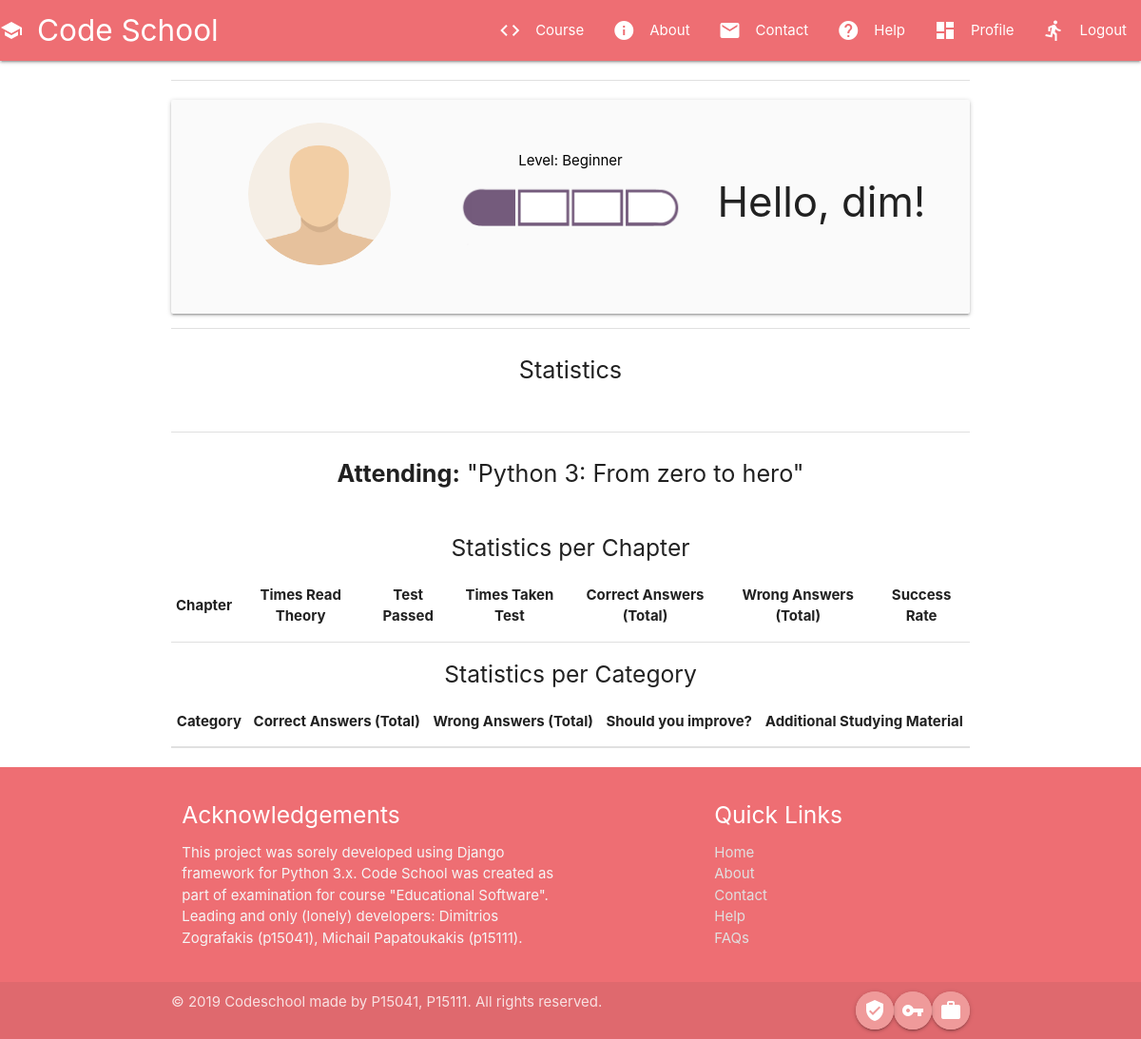
The page /profile/ (signed in) on the database as committed earlier.
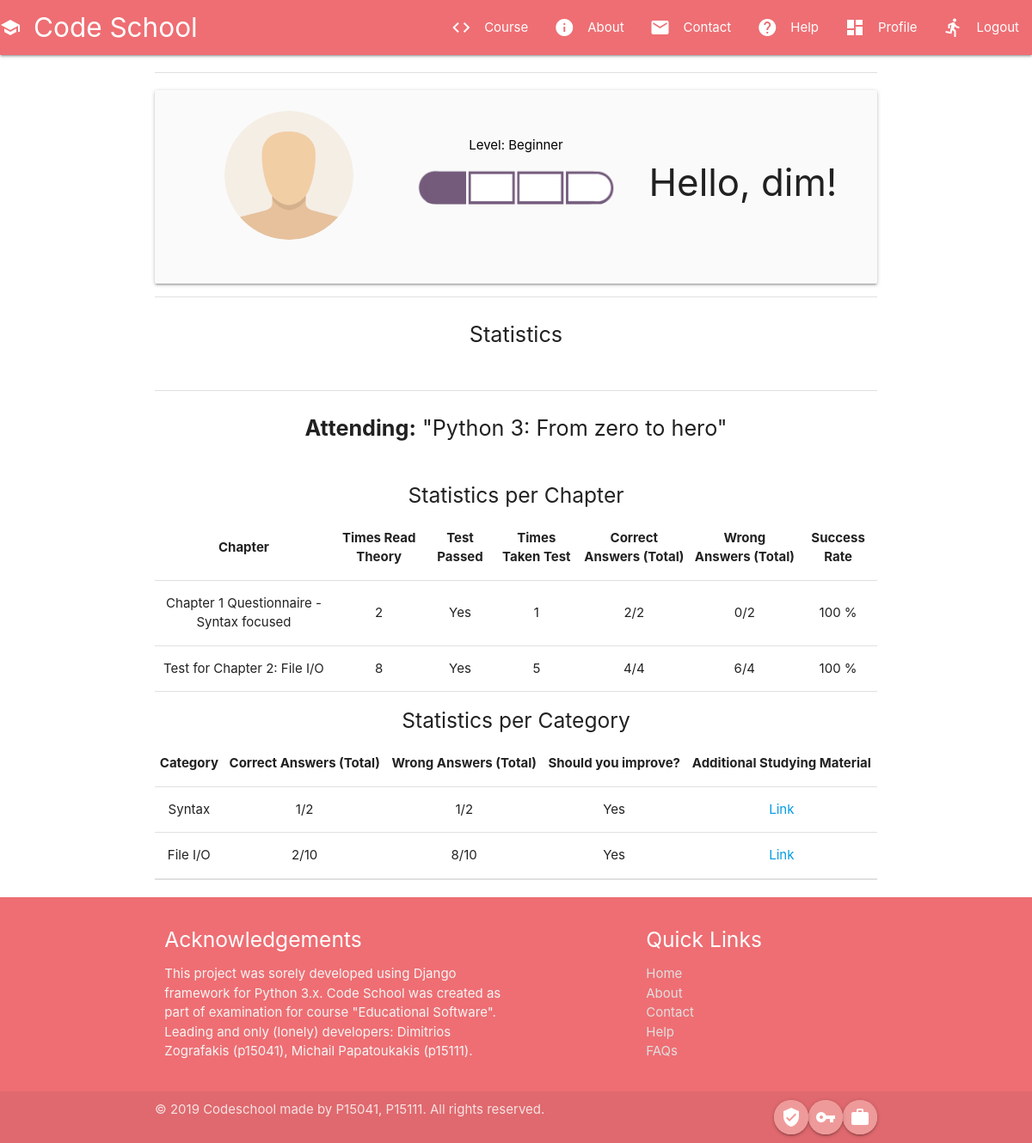
The same page on the database as committed later.
### users/models.py (models this page shows, shortened)
class Profile(models.Model):
    user = models.OneToOneField(User, on_delete=models.CASCADE)
    image = models.ImageField(default='default.png', upload_to='profile_pics')
    level = models.CharField(max_length=50, default='Beginner')
    rank = models.ImageField(default=f'ranks/Beginner.png')
    attending_course = models.CharField(max_length=100, blank=True, null=True, default='Python 3: From zero to hero')
    chapter_studying = models.PositiveIntegerField(default=1)
    test_taking = models.PositiveIntegerField(default=1)

### courses/models.py (models this page shows, shortened)
class Statistics(models.Model):
    user = models.ForeignKey(User, on_delete=models.CASCADE)
    questionnaire = models.ForeignKey(Questionnaire, on_delete=models.CASCADE)
    times_read = models.PositiveIntegerField(default=0)
    times_taken = models.PositiveIntegerField(default=0)
    answers_total = models.PositiveIntegerField(default=0)
    answers_correct = models.PositiveIntegerField(default=0)
    answers_wrong = models.PositiveIntegerField(default=0)
    success_rate = models.FloatField(default=0.0)
    passed = models.BooleanField(default=False)

class Questionnaire(models.Model):
    id = models.PositiveIntegerField(primary_key=True)
    name = models.CharField(max_length=100, null=False)
    user = models.ForeignKey(settings.AUTH_USER_MODEL, related_name='questionnaire', on_delete=models.CASCADE)

class StatisticsPerCategory(models.Model):
    user = models.ForeignKey(User, on_delete=models.CASCADE)
    category = models.ForeignKey(Category, on_delete=models.CASCADE)
    answers_total = models.PositiveIntegerField(default=0)
    answers_correct = models.PositiveIntegerField(default=0)
    answers_wrong = models.PositiveIntegerField(default=0)
    bad_at = models.BooleanField(default=False)

class Category(models.Model):
    name = models.CharField(max_length=100, null=False)
    extra_material = models.CharField(max_length=100, null=False, blank=True, default='https://www.google.com',
                                      help_text='This SHOULD be url link to extra studying material for the current chapter!')
    def __str__(self):
        return self.name

### users/views.py (the view)
# urls.py: path('profile/', ProfilePageView.as_view(), name='profile'),
class ProfilePageView(LoginRequiredMixin, TemplateView):
    template_name = 'users/profile.html'
    breadcrumbs = ['profile']
    def get(self, request, *args, **kwargs):
        user = request.user
        stats = Statistics.objects.filter(user=user)
        stats_cat = StatisticsPerCategory.objects.filter(user=user)
        context = {
            'stats': stats,
            'stats_cat': stats_cat
        }
        return render(request, self.template_name, context)

### users/templates/users/profile.html (shortened to what this page needs)
{% extends 'base.html' %}
{% block content %}
    <div class="container">
        <div class="divider"></div>
        <div class="row">
            <div class="card-panel grey lighten-5 z-depth-1">
                <div class="row valign-wrapper center">
                    <div class="col s4">
                        <img src="{{ user.profile.image.url }}" alt="" style="height:150px;" class="circle responsive-img">
                    </div>
                    <div class="col s4">
                        <span class="black-text">
                            <p>Level: {{ user.profile.level }}</p>
                        </span>
                        <img src="{{ user.profile.rank.url }}" alt=""style="height:70px;" class="responsive-img">
                    </div>
                    <div class="col s4">
                        <h3>Hello, {{ user.username }}!</h3>
                    </div>
                </div>
            </div>
            <div class="divider"></div>
        </div>
        <div class="row">
            <div class="center">
                <p class="flow-text">Statistics</p>
            </div>
        </div>
        <div class="divider"></div>
        <div class="center">
            <div class="row">
            <p class="flow-text">
                <b>Attending:</b> "{{ user.profile.attending_course }}"
            </p>
            </div>
        </div>
        <h5 class="center">Statistics per Chapter</h5>
        <table class="centered">
            <thead>
            <tr>
                <th>Chapter</th>
                <th>Times Read Theory</th>
                <th>Test Passed</th>
                <th>Times Taken Test</th>
                <th>Correct Answers (Total)</th>
                <th>Wrong Answers (Total)</th>
                <th>Success Rate</th>
            </tr>
            </thead>
            <tbody>
            {% for stat in stats %}
                <tr>
                    <td>{{ stat.questionnaire.name }}</td>
                    <td>{{ stat.times_read }}</td>
                    <td>{% if stat.passed %} Yes {% else %} No {% endif %}</td>
                    <td>{{ stat.times_taken }}</td>
                    <td>{{ stat.answers_correct }}/{{ stat.answers_total }}</td>
                    <td>{{ stat.answers_wrong }}/{{ stat.answers_total }}</td>
                    <td>{{ stat.success_rate|floatformat:0 }} %</td>
                </tr>
            {% endfor %}
            </tbody>
        </table>
        <h5 class="center">Statistics per Category</h5>
        <table class="centered">
            <thead>
            <tr>
                <th>Category</th>
                <th>Correct Answers (Total)</th>
                <th>Wrong Answers (Total)</th>
                <th>Should you improve?</th>
                <th>Additional Studying Material</th>
            </tr>
            </thead>
            <tbody>
            {% for stat_c in stats_cat %}
                <tr>
                    <td>{{ stat_c.category }}</td>
                    <td>{{ stat_c.answers_correct }}/{{ stat_c.answers_total }}</td>
                    <td>{{ stat_c.answers_wrong }}/{{ stat_c.answers_total }}</td>
                    <td>{% if stat_c.bad_at %} Yes {% else %} No {% endif %}</td>
                {% if stat_c.category.extra_material %}
                    <td><a href="{{ stat_c.extra_material }}">Link</a> </td>
                {% else %}
                    <td>-</td>
                {% endif %}
                </tr>
            {% endfor %}
            </tbody>
        </table>
        <div class="divider"></div>
    </div>
{% endblock %}

### templates/base.html (shortened to what this page needs)
<!DOCTYPE html>
<html lang="en">
<head>
    {% load static %}
    <link rel="stylesheet" href="https://cdnjs.cloudflare.com/ajax/libs/materialize/1.0.0/css/materialize.min.css">
</head>
<body>
{% load static %}
{% include 'navbar.html' %}
{% block content %}{% endblock %}
</body>
{% include 'footer.html' %}
</html>

### templates/navbar.html (shortened to what this page needs)
<nav>
    <div class="nav-wrapper">
        <a href="/" class="brand-logo"><i class="material-icons">school</i>Code School</a>
        {% block nav %}
        <ul class="right hide-on-med-and-down">
            <li {% if 'course' in view.breadcrumbs %}class="active"{% endif %}><a href={% url 'course' %}><i class="material-icons left">code</i>Course</a></li>
            <li {% if 'about' in view.breadcrumbs %}class="active"{% endif %}><a href={% url 'about' %}><i class="material-icons left">info</i>About</a></li>
            <li {% if 'contact' in view.breadcrumbs %}class="active"{% endif %}><a href={% url 'contact' %}><i class="material-icons left">mail</i>Contact</a></li>
            <li {% if 'help' in view.breadcrumbs %}class="active"{% endif %}><a href={% url 'help' %}><i class="material-icons left">help</i>Help</a></li>
            {% if user.is_authenticated%}
                <li><a href={% url 'profile' %}><i class="material-icons left">dashboard</i>Profile</a></li>
                <li><a href={% url 'logout' %}><i class="material-icons left">directions_run</i>Logout</a></li>
            {% endif %}
        </ul>
        {% endblock %}
    </div>
</nav>

### templates/footer.html
<footer class="page-footer">
          <div class="container">
            <div class="row">
              <div class="col l6 s12">
                <h5 class="white-text">Acknowledgements</h5>
                <p class="grey-text text-lighten-4">This project was sorely developed using Django framework for Python 3.x.
                    Code School was created as part of examination for course "Educational Software".
                    Leading and only (lonely) developers: Dimitrios Zografakis (p15041), Michail Papatoukakis (p15111).</p>
              </div>
              <div class="col l4 offset-l2 s12">
                <h5 class="white-text">Quick Links</h5>
                <ul>
                    <li><a {% if 'home' in view.breadcrumbs %}class="black-text text-black lighten-2" {% else %} class="grey-text text-lighten-2 {% endif %}" href="/">Home</a></li>
                    <li><a {% if 'about' in view.breadcrumbs %}class="black-text text-blue-grey lighten-2" {% else %} class="grey-text text-lighten-2 {% endif %}" href={% url 'about' %}>About</a></li>
                    <li><a {% if 'contact' in view.breadcrumbs %}class="black-text text-blue-grey lighten-2" {% else %} class="grey-text text-lighten-2 {% endif %}" href={% url 'contact' %}>Contact</a></li>
                    <li><a {% if 'help' in view.breadcrumbs %}class="black-text text-blue-grey lighten-2" {% else %} class="grey-text text-lighten-2 {% endif %}" href={% url 'help' %}>Help</a></li>
                    <li><a {% if 'faq' in breadcrumbs %}class="black-text text-blue-grey lighten-2" {% else %} class="grey-text text-lighten-2 {% endif %}" href={% url 'faq' %}>FAQs</a></li>
                </ul>
              </div>
            </div>
          </div>
            <div class="footer-copyright">
                <div class="container">
                    © 2019 Codeschool made by P15041, P15111. All rights reserved.
                    <a class="btn-floating red lighten-3 pulse right"><i class="material-icons">work</i></a>
                    <a class="btn-floating red lighten-3 pulse right"><i class="material-icons">vpn_key</i></a>
                    <a class="btn-floating red lighten-3 pulse right"><i class="material-icons">verified_user</i></a>
                </div>
            </div>
</footer>

Rows that differ between the two databases and show on the page:
added Statistics: questionnaire.name "Chapter 1 Questionnaire - Syntax focused", times_read "2", passed "Yes", times_taken "1", answers_correct "2", answers_total "2", answers_wrong "0", success_rate "100"
added Statistics: questionnaire.name "Test for Chapter 2: File I/O", times_read "8", passed "Yes", times_taken "5", answers_correct "4", answers_total "4", answers_wrong "6", success_rate "100"
added StatisticsPerCategory: category "Syntax", answers_correct "1", answers_total "2", answers_wrong "1", bad_at "Yes"
added StatisticsPerCategory: category "File I/O", answers_correct "2", answers_total "10", answers_wrong "8", bad_at "Yes"
